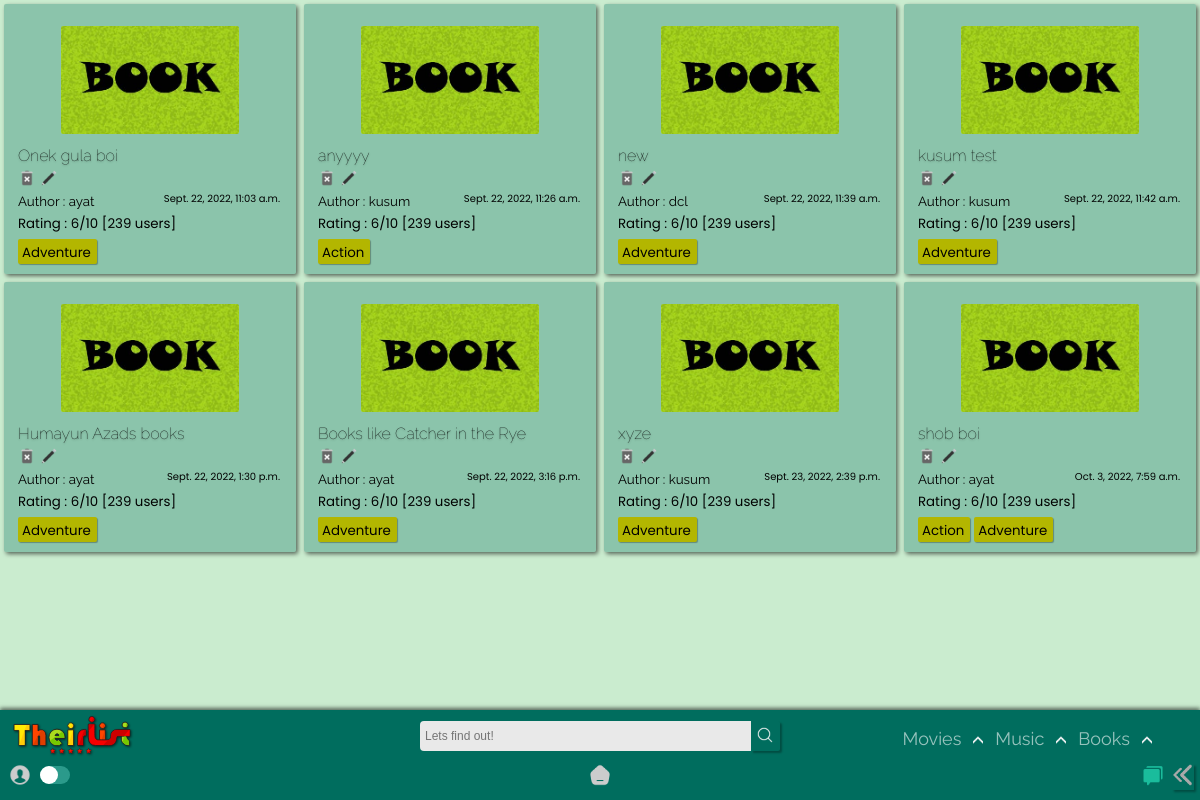
Screenshot of /home/book/ with the database file from the repository.
### app/models.py (models this page shows, shortened)
class BookList(models.Model):
    title = models.CharField(max_length=120)
    creator = models.ForeignKey(User,on_delete=models.SET_NULL,blank=True, null=True)
    genre = models.ManyToManyField('BookGenre')
    posted = models.DateTimeField(auto_now_add=True)
    content = RichTextField(null=True,default=' ')
    type = models.CharField(max_length=10,default="book")
    spoiler_choices = [(False, 'No'),(True, 'Yes')]
    spoiler = models.BooleanField(default=False,null=True, choices = spoiler_choices)
    slug = models.SlugField(max_length= 300,null=True, blank = True, unique=True)

class BookGenre(models.Model):
    name = models.CharField(max_length=150)
    def __str__(self):
        return self.name

### app/views.py (the view)
# urls.py: path('book/',views.book, name='book'),
def book(request,query=None):
    if not query:
        qs = BookList.objects.all()
    else:
        qs = BookList.objects.filter(genre__name__icontains=query)
    return render(request, 'app/book.html', {'query': qs, 'result' : query} )

### templates/app/book.html (shortened to what this page needs)
{% extends "index.html" %}
{% load static %}
{% block content %}
<section>
    <div class="contain-sec" id="contain-sec4">
      {% for film in query %}
      <div class="elements">
        <div class="thumb">
          <img src="{% static 'app/images/book-poster.jpg' %}" width="100px" />
        </div>
        <div class="Title">
          <a href="{% url 'app:booklist_detail' film.slug %}"><h4 class="tit"  id="tit">{{film.title}}</h4></a>
          {% if user.id == film.creator.id %}
          <a href="{% url 'app:delete_book' film.slug %}"><img src ="{% static 'app/images/delete.png' %}"></a>
          <a href="{% url 'app:update_booklist' film.slug %}"><img src ="{% static 'app/images/edit.png' %}"></a>
          {% else %}
          <img src ="{% static 'app/images/delete-dis.png' %}">
          <img src ="{% static 'app/images/edit-dis.png' %}">
          {% endif %}
        </div>
        <div class="Author">
          <small>Author : {{film.creator.username}}<span>{{film.posted}}</span></small>
        </div>
        <div class="rating"><small>Rating : 6/10 [239 users]</small></div>
          {% for tag in film.genre.all %}
          <div class="Genre">
            <a href="{% url 'app:book' query=tag %}">
              <small>{{ tag }}</small>
            </a>
          </div>
            {% empty %}
            No tags!
          {% endfor %}
      </div>
      {% endfor %}
    </div>
  </section>
{% endblock content %}

### static/app/css/desk.css (style rules this page uses)
:root { --rd: #D10000; --white: rgb(233, 233, 233); --rd2: #9DAAF2; --dark: #1d1d1d; --teal: rgb(0, 109, 94); }
* { -webkit-tap-highlight-color: transparent; margin: 0; padding: 0; box-sizing: border-box; }
body { -webkit-tap-highlight-color: transparent; background-color: #CAECCF; text-decoration: none; height: 100vh; display: flex; flex-direction: column; font-family: 'Raleway', sans-serif; }
.Title img { height: 18px!important; }
.Genre small { padding: 0 0; margin-right: 2px; }

### static/app/css/content_css.css (style rules this page uses)
section { position: relative; z-index: 0; }
.contain-sec { padding-top: 0px; display: grid; width: 100%; color: black; grid-template-rows: repeat(auto-fit, minmax(100px, 1fr)); grid-template-columns: repeat(auto-fit, minmax(250px, 1fr)); position: relative; margin-bottom: 100px; }
.elements { padding: 10px 14px; width: auto; cursor: pointer; background-color: rgba(0, 109, 94, 0.315); margin: 4px; border-radius: 2px; position: relative; box-shadow: 2px 2px 4px #00000090; transition: all 250ms ease-in-out; }
.thumb { display: grid; justify-content: center; }
.thumb img { height: 108px; width: auto; border-radius: 2px; margin: 12px; }
.tit { font-size: 1em; font-weight: lighter; transition: all 250ms ease-in-out; margin-bottom: 4px; text-shadow: 0px 1px 2px #0000005b; }
.Author span { position: absolute; margin-right: 16px; right: 0; cursor: pointer; font-size: 10px; font-family: 'Poppins', sans-serif; }
.rating { font-family: 'Poppins', sans-serif; }
.Genre { margin: 0px 0px; margin-top: 4px; padding: 0px 4px; border-radius: 2px; background-color: rgb(179, 182, 0); color: rgb(0, 0, 0); width: max-content; cursor: pointer; display: inline-block; box-shadow: 1px 1px 1px #0000004b; font-family: 'Poppins', sans-serif; transition: all 350ms ease-in-out; }

### templates/app/book.html (style rules this page uses)
.Title img { height: 14px; }

### rows the page displays
BookList: title "Onek gula boi", creator.username "ayat", posted "Sept. 22, 2022, 11:03 a.m."
BookGenre: name "Adventure"
BookList: title "anyyyy", creator.username "kusum", posted "Sept. 22, 2022, 11:26 a.m."
BookGenre: name "Action"
BookList: title "new", creator.username "dcl", posted "Sept. 22, 2022, 11:39 a.m."
BookList: title "kusum test", creator.username "kusum", posted "Sept. 22, 2022, 11:42 a.m."
BookList: title "Humayun Azads books", creator.username "ayat", posted "Sept. 22, 2022, 1:30 p.m."
BookList: title "Books like Catcher in the Rye", creator.username "ayat", posted "Sept. 22, 2022, 3:16 p.m."
BookList: title "xyze", creator.username "kusum", posted "Sept. 23, 2022, 2:39 p.m."
BookList: title "shob boi", creator.username "ayat", posted "Oct. 3, 2022, 7:59 a.m."
